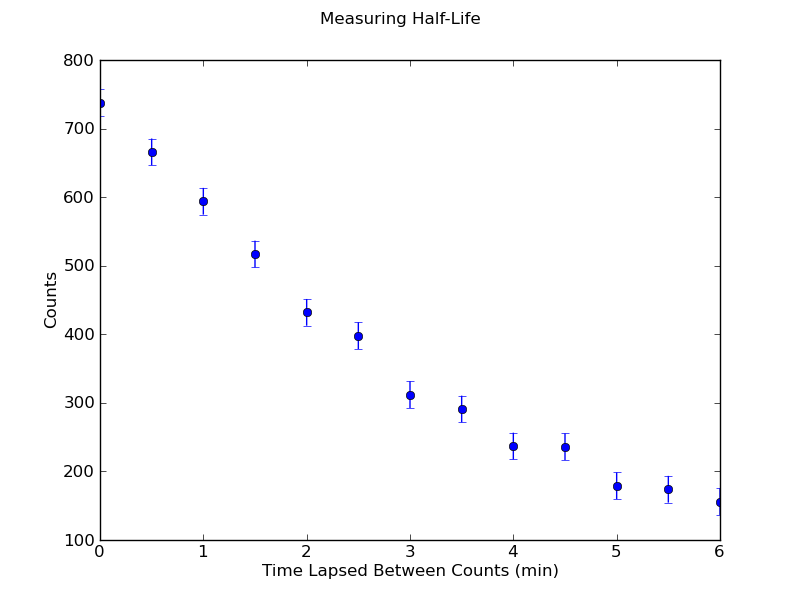

Write the Python code that produced this figure.
import scipy
import numpy as np
import matplotlib.pyplot as plt

n = [738, 666, 594, 517, 432, 398, 312, 291, 237, 236, 179, 174, 156]
t = [0., .5, 1., 1.5, 2., 2.5, 3., 3.5, 4., 4.5, 5., 5.5, 6.]

plt.errorbar(t, n, yerr=19.5, fmt='bo')
#plt.yscale('log')
plt.ylabel("Counts")
plt.xlabel("Time Lapsed Between Counts (min)")
plt.suptitle("Measuring Half-Life")
plt.legend(loc=0)

plt.show()
